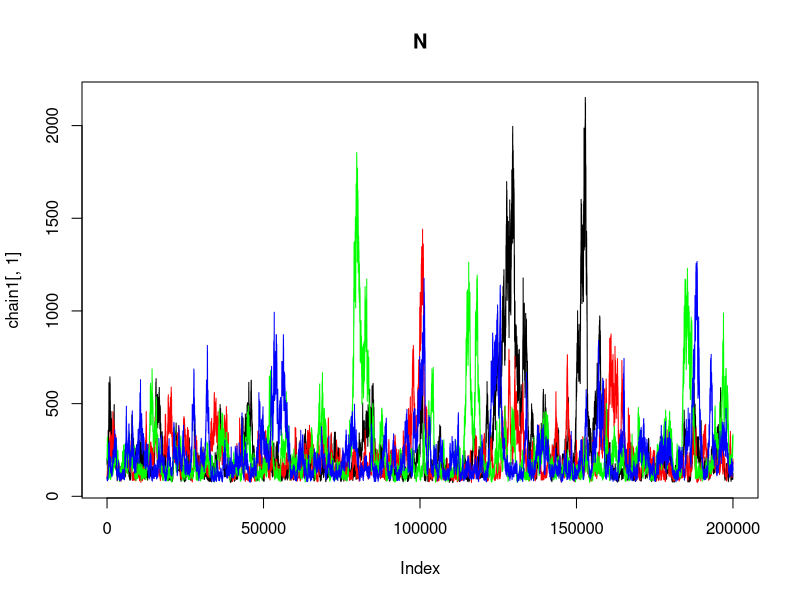
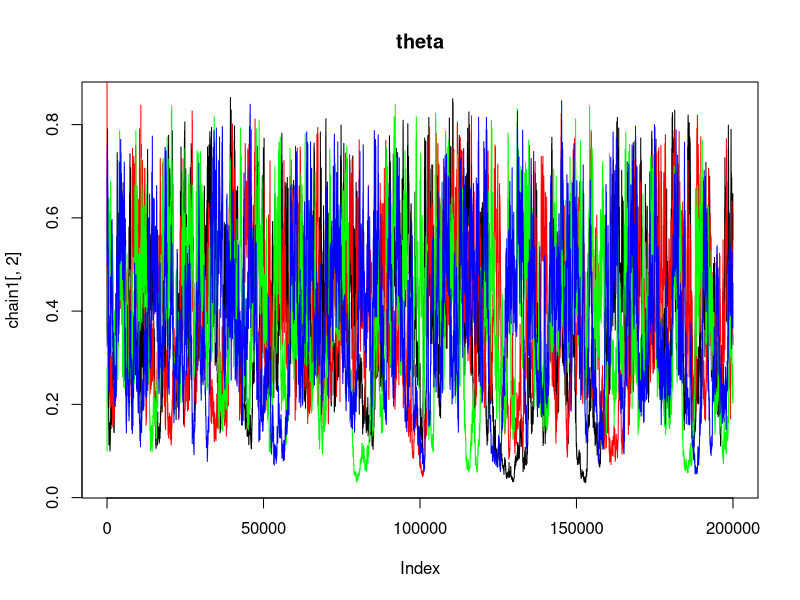
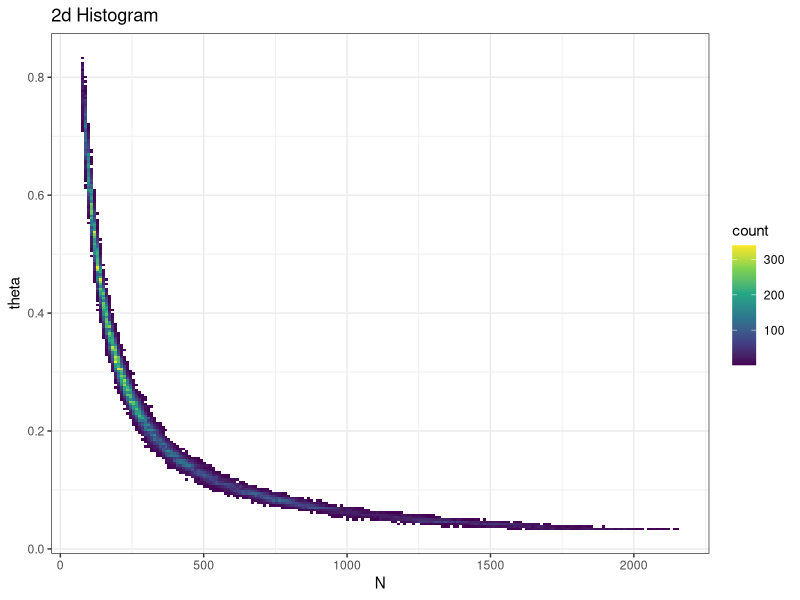
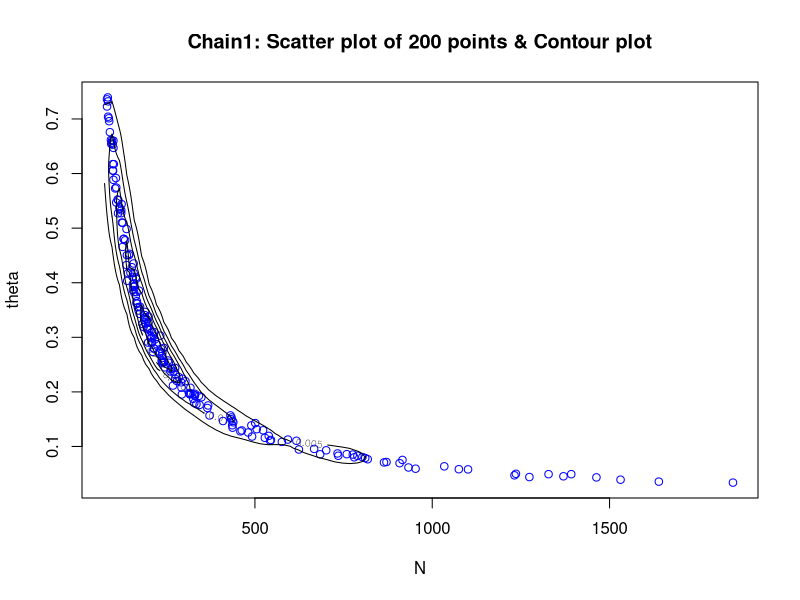
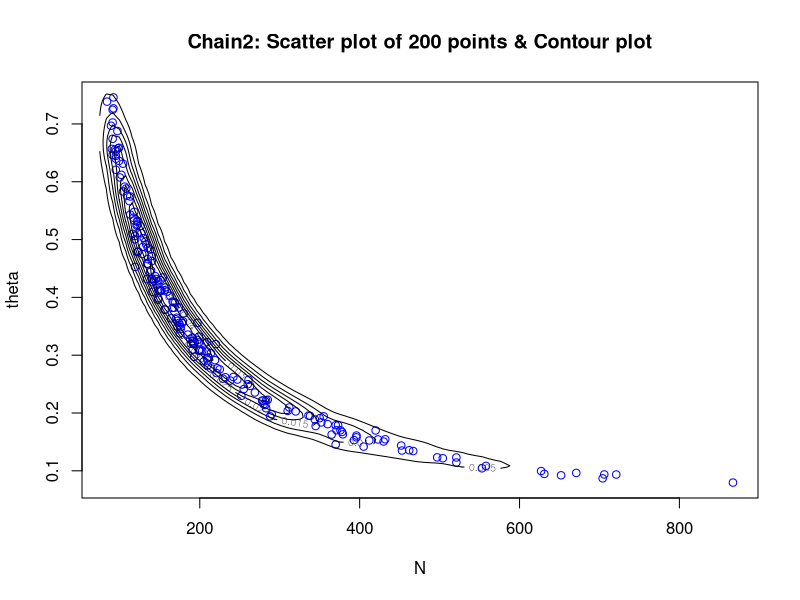
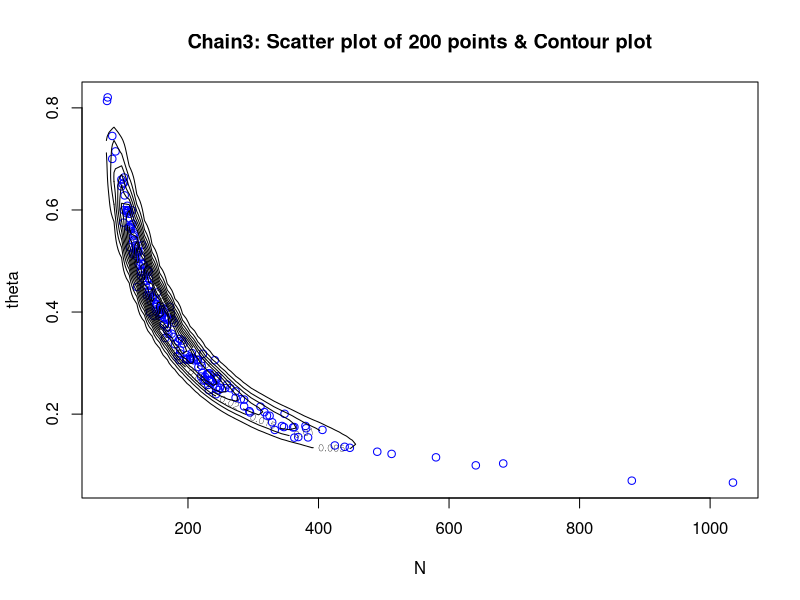
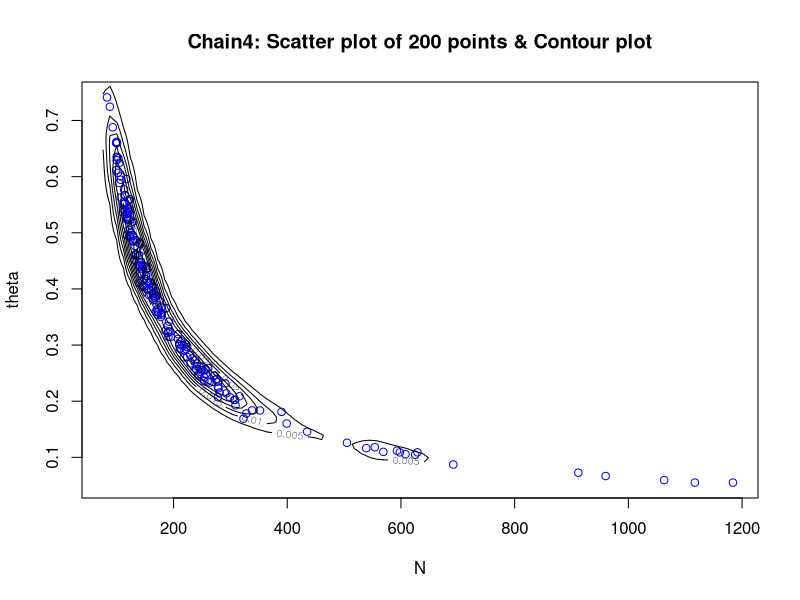

Write the R code that produced these figures, in order.
## ---- chunk 1
x <- c(-.86, -.3, -.05, .73)
n <- rep(5, 4)
y <- c(0, 1, 3, 5)
## ---- chunk 2
grad <- function(a, b) {
  c(sum(y/(1+exp(a+b*x)) - (n-y)/(1+exp(-a-b*x))), 
    sum(x*y/(1+exp(a+b*x)) - x*(n-y)/(1+exp(-a-b*x))))
}
## ---- chunk 3
grad(1, 10)
## ---- chunk 4
logp <- function(a, b) {
  sum(-y*log(1+exp(-a-b*x)) - (n-y)*log(1+exp(a+b*x)))
}

(logp(1+1e-5, 10) - logp(1, 10))/1e-5
(logp(1, 10+1e-5) - logp(1, 10))/1e-5
## ---- chunk 5
set.seed(0)

hmc <- function(iter, init) {
  Theta <- matrix(0, nrow=iter+1, ncol=2)
  Theta[1, ] <- init
  
  M <- matrix(c(5, 0, 0, 5), 2, 2)
  eps <- .12
  L <- 10
  Accept <- rep(NA, iter)
  
  for (i in 1:iter) {
  # Leapfrog
  Theta0 <- Theta[i, ]
  phi <- rnorm(2, mean=0, sd=diag(M))
  phi0 <- phi
  phi <- phi + .5*eps*grad(Theta0[1], Theta0[2])
  Theta0 <- Theta0 + eps*t(phi)%*%solve(M)
  for (j in 1:(L-1)) {
    phi <- phi + eps*grad(Theta0[1], Theta0[2])
    Theta0 <- Theta0 + eps*t(phi)%*%solve(M)
  }
  phi <- phi + .5*eps*grad(Theta0[1], Theta0[2])
  
  #Accept-reject sampling
  log_r <- logp(Theta0[1], Theta0[2]) - logp(Theta[i, 1], Theta[i, 2]) +
    sum(dnorm(phi, sd=diag(M), log=T)) - sum(dnorm(phi0, sd=diag(M), log=T))
  Accept[i] <- (log(runif(1)) < log_r)
  Theta[i+1, ] <- ifelse(rep(Accept[i], 2), 
                         Theta0,
                         Theta[i, ])
  }
  return(list(chain=Theta, accept=Accept))
}

mean(hmc(1e4, c(0, 10))$accept)
## ---- chunk 6
burn_in <- function(chain) {
  tail(chain, -.3*length(chain))
}

 my_diff <- function(t, x) {
    mean(diff(x, lag = t)^2, na.rm = TRUE)
 }
 
chain1 <- hmc(3000, c(0, 10))$chain
chain2 <- hmc(3000, c(10, 20))$chain
chain3 <- hmc(3000, c(-10, 30))$chain
chain4 <- hmc(3000, c(-20, 50))$chain

chains <- cbind(chain1[, 1], chain2[, 1], chain3[, 1], chain4[, 1])
chains <- apply(chains, 2, burn_in)

n_eff <- function(chains) {
  require(purrr)
  m <- ncol(chains)
  n <- nrow(chains)
  # Within-chain var
  W <- 1/m*sum(apply(chains, 2, var))
  
  means <- colMeans(chains)
  B <- n * var(means)
  
  V_plus <- (n-1)/n * W + 1/n * B
  
  V <- sapply(seq_len(nrow(chains) - 1), my_diff, x=chains[, 1]) + sapply(seq_len(nrow(chains) - 1), my_diff, x=chains[, 2]) + sapply(seq_len(nrow(chains) - 1), my_diff, x=chains[, 3]) + sapply(seq_len(nrow(chains) - 1), my_diff, x=chains[, 4]) 
  
  V <- V/m
  
  rho <- head_while(1 - V / (2*V_plus), ~. >0)
  
  n_hat_eff <- m*n / (1 + 2*sum(rho))
  return(n_hat_eff)
}

n_eff(chains)
## ---- chunk 7
colMeans(chain1)
## ---- chunk 8
y <- c(53, 57, 66, 67, 72)
joint_density <- function(N, theta, y) {
  # y can be a vector
  prod(choose(N, y)*(theta^y)*(1-theta)^(N-y))
}

banana <- function(iter, init) {
  res <- matrix(nrow=iter+1, ncol=2)
  res[1, ] <- init #c(2*max(y), 1/2) init
  for (i in 1:iter) {
    temp_N <- rpois(1, lambda=res[i, 1]) # proposal 
    log_ratio <- log(joint_density(temp_N, res[i, 2], y)) -
      log(joint_density(res[i, 1], res[i, 2], y)) + 
      log(dpois(temp_N, lambda=res[i, 1])) - 
      log(dpois(res[i, 1], lambda=temp_N))
    temp_log_U <- log(runif(1))
    if (temp_log_U <= log_ratio) {
      res[i+1, 1] <- temp_N
    } else {
      res[i+1, 1] <- res[i, 1]
    }
    
    temp_theta <- runif(1, min=max(0, res[i, 2]-.2), max=min(1, res[i,2]+.2)) # proposal
    log_ratio <- log(joint_density(res[i+1, 1], temp_theta, y)) -
      log(joint_density(res[i+1, 1], res[i, 2], y)) 
    # proposal ratio is always one so dropped 
    temp_log_U <- log(runif(1))
    if (temp_log_U <= log_ratio) {
      res[i+1, 2] <- temp_theta
    } else {
      res[i+1, 2] <- res[i, 2]
    }
  }
  return(res)
}

## ---- chunk 9
chain1 <- banana(2e5, c(200, .5))
chain2 <- banana(2e5, c(100, .9))
chain3 <- banana(2e5, c(200, .1))
chain4 <- banana(2e5, c(100, .5))
## ---- chunk 10
plot(chain1[, 1], type='l', main = 'N')
lines(chain2[, 1], col='red')
lines(chain3[, 1], col='green')
lines(chain4[, 1], col='blue')
## ---- chunk 11
plot(chain1[, 2], type='l', main = 'theta')
lines(chain2[, 2], col='red')
lines(chain3[, 2], col='green')
lines(chain4[, 2], col='blue')
## ---- chunk 12
library(ggplot2)
res <- burn_in(chain1) # remove burn-in 
plt_data <- as.data.frame(res)
colnames(plt_data) <- c('N', 'theta')
ggplot(plt_data, aes(x=N, y=theta) ) +
  geom_bin2d(bins = 200) +
  scale_fill_continuous(type = "viridis") +
  theme_bw() + ggtitle('2d Histogram')
## ---- chunk 13
library(MASS)
res <- burn_in(chain1)
ind <- sample(nrow(res), 200)
plot(res[ind, 1], res[ind, 2], col='blue',
     xlab='N', ylab='theta', main='Chain1: Scatter plot of 200 points & Contour plot')
contour(kde2d(res[, 1], res[, 2], n=100), add=TRUE)
## ---- chunk 14
res <- burn_in(chain2)
ind <- sample(nrow(res), 200)
plot(res[ind, 1], res[ind, 2], col='blue',
     xlab='N', ylab='theta', main='Chain2: Scatter plot of 200 points & Contour plot')
contour(kde2d(res[, 1], res[, 2], n=100), add=TRUE)
## ---- chunk 15
res <- burn_in(chain3)
ind <- sample(nrow(res), 200)
plot(res[ind, 1], res[ind, 2], col='blue',
     xlab='N', ylab='theta', main='Chain3: Scatter plot of 200 points & Contour plot')
contour(kde2d(res[, 1], res[, 2], n=100), add=TRUE)
## ---- chunk 16
res <- burn_in(chain4)
ind <- sample(nrow(res), 200)
plot(res[ind, 1], res[ind, 2], col='blue',
     xlab='N', ylab='theta', main='Chain4: Scatter plot of 200 points & Contour plot')
contour(kde2d(res[, 1], res[, 2], n=100), add=TRUE)
## ---- chunk 17
mean(res[, 1] > 100)
